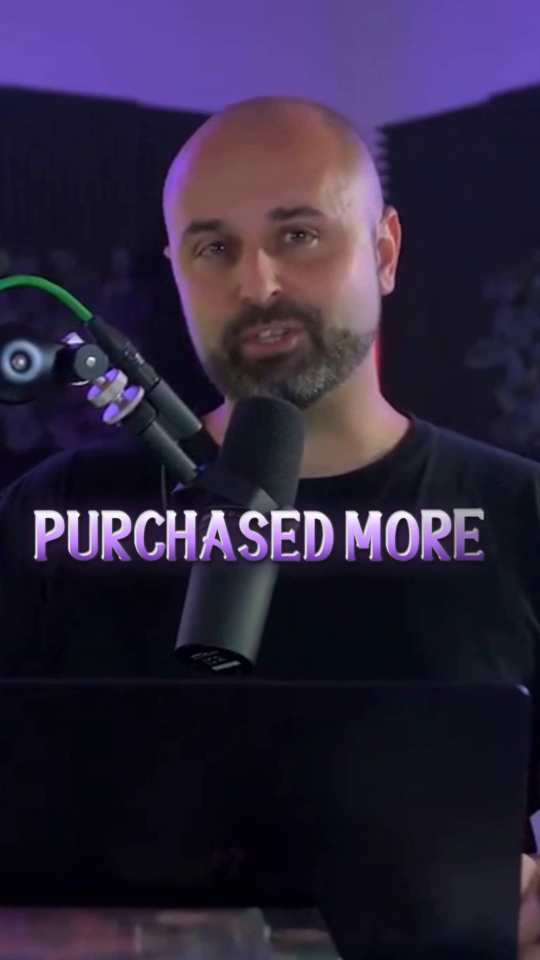
#> input picture scratch/r20b_frame_2.54s.png, 1080 x 1920 px, found by its file name (shown at 1/2 size); its folder holds only this picture in this run
$ python inspect_r20b.py
#> lines starting #> are read from the running program, lines starting #| are printed output that depends on the picture; after the words box and inside, x2 and y2 are one past the last pixel; in counts of white or black regions, pixels touching at a corner belong together
### mini_run_pipeline/policy_check.py
"""policy_check.py - Post-render conformance checker for Mini Runs pipeline.

Validates safe-region bounds, line-count / tall-stack contract, single-contact shadow,
hero-only glow budget, and look policy (teal intensity cap <= 0.70 & pixel A/B acceptance).
Emits policyReport into the final receipt.
"""
from __future__ import annotations

import re
import shutil
import subprocess
import time
from pathlib import Path
from typing import Any, Dict, List, Optional, Sequence, Tuple

from mini_run_pipeline.typography import estimate_layer_width_px
from mini_run_pipeline.pipeline import resolve_chunk_zone

DEFAULT_INSPECTION_TIMESTAMPS: Tuple[float, ...] = (1.8, 4.6, 8.6, 15.0, 22.5, 28.0)
MAX_SAFE_WIDTH_PX: float = 820.0
MAX_HERO_GLOW_ALPHA: float = 0.35
MAX_TEAL_LOOK_INTENSITY: float = 0.70
VERTICAL_TALL_PRESETS = frozenset({
    "canva_tall_glyph_stack",
    "vertical_glyph_tower",
    "stacked_vertical_subword_drop",
})


# [36 lines left out: function extract_manifest_layers, not called in this run]


SAFE_MARGIN_X_PX: float = 130.0
SAFE_MARGIN_Y_PX: float = 160.0
CANVAS_WIDTH_PX: int = 1080
CANVAS_HEIGHT_PX: int = 1920


def measure_frame_text_pixel_bounds(
    frame_path_or_rgb: Any,
    safe_margin_x: float = SAFE_MARGIN_X_PX,
    safe_margin_y: float = SAFE_MARGIN_Y_PX,
    width: int = CANVAS_WIDTH_PX,
    expected_y_center: Optional[float] = None,
    expected_x_center: Optional[float] = None,
) -> Dict[str, Any]:
    """Measure actual pixel bounding box and safe-margin edge bleed from rendered frame."""
#> called with frame_path_or_rgb = 'scratch/r20b_frame_2.54s.png', safe_margin_x = 130, safe_margin_y = 160, width = 1080
    try:
        import numpy as np
        from PIL import Image
    except ImportError:
        return {"status": "skipped", "reason": "numpy_or_pillow_unavailable", "detected": False}

    if isinstance(frame_path_or_rgb, (str, Path)):
        p = Path(frame_path_or_rgb)
        if not p.exists():
            return {"status": "skipped", "reason": f"file_not_found: {p}", "detected": False}
        try:
            img = Image.open(p).convert("RGB")
#> img is the input picture: PIL image 1080x1920 RGB; mean R, G, B 45.9, 37, 60.3
            arr = np.array(img)
        except Exception as err:
            return {"status": "skipped", "reason": f"image_load_failed: {err}", "detected": False}
    elif isinstance(frame_path_or_rgb, np.ndarray):
        arr = frame_path_or_rgb
    else:
        return {"status": "skipped", "reason": "invalid_frame_data", "detected": False}

    h, w = arr.shape[:2]
#> h = 1920; w = 1080
    # Restrict vertical search zone: if expected_y_center is provided, focus on that text region
    if expected_y_center is not None:
        y_start = max(50, int(expected_y_center - 220))
        y_end = min(h - 50, int(expected_y_center + 220))
    else:
        # Default scan zone: lower caption region only (y > 52% of frame height).
        # Caption text in 9:16 portrait (1080x1920) is always placed in the lower half.
        # Starting at y=500 incorrectly captures the lower edge of the subject matte
        # silhouette (yuv420p, no alpha) which occupies the upper body region ~y=150-600.
        # Raising to y=1000 (52% of 1920) keeps all matte-body pixels out of the scan.
        y_start = min(h - 50, 1000)
#> y_start = 1000
        y_end = min(h, 1850)
#> y_end = 1850
    sub = arr[y_start:y_end, :]
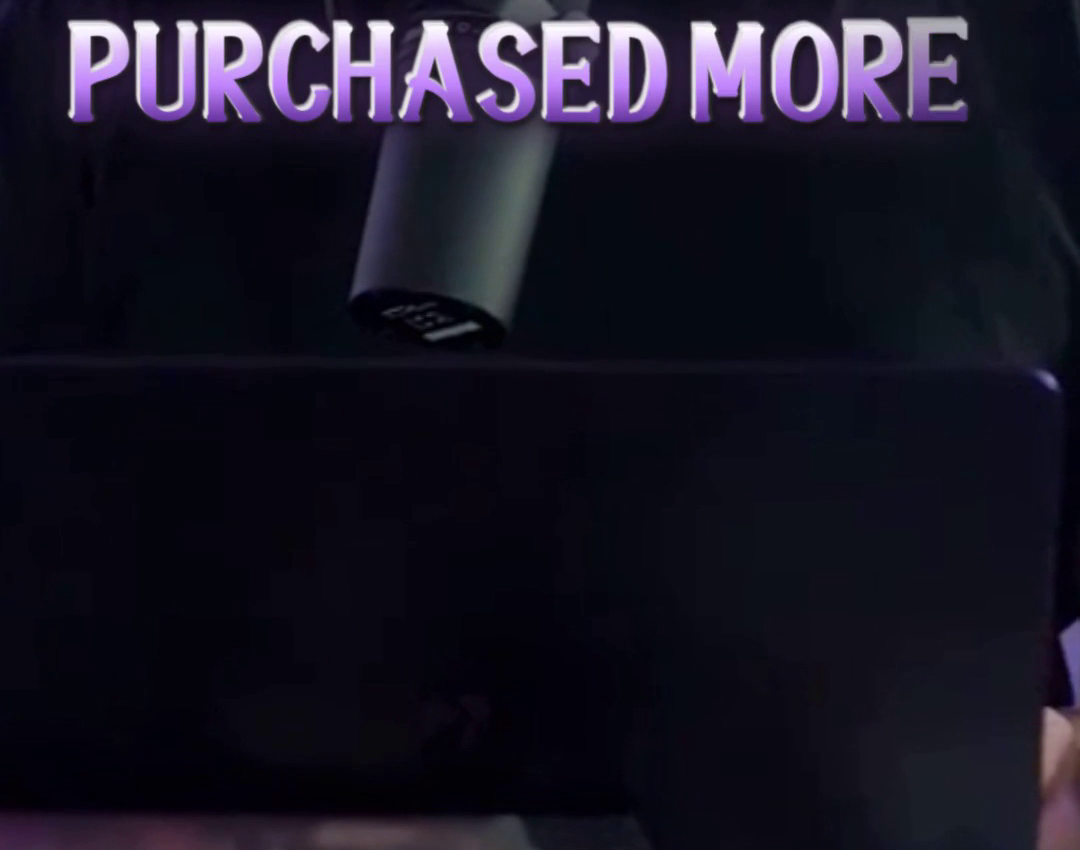
#> sub: shape (850, 1080, 3); mean R, G, B 24.3, 21.7, 35.5

    r = sub[:, :, 0].astype(float)
    g = sub[:, :, 1].astype(float)
    b = sub[:, :, 2].astype(float)
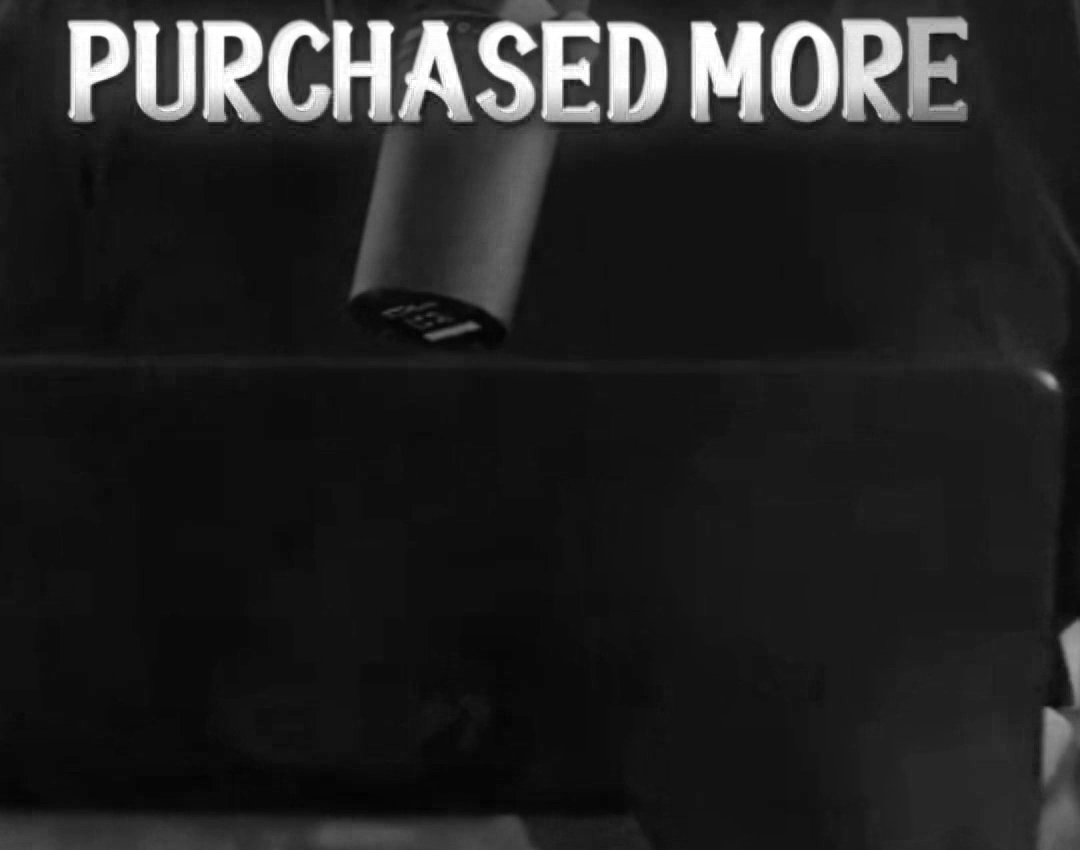
#> b: shape (850, 1080) float64; min 2, max 255, mean 35.5
    lum = 0.299 * r + 0.587 * g + 0.114 * b

    # Text glyph mask: adaptive to background canvas polarity (paper/editorial light vs obsidian dark)
    # Excludes low-luminance skin tones and dark studio reflections
    med_lum = float(np.median(lum)) if lum.size > 0 else 0.0
#> med_lum = 10.14
    cyan_text = (b > 130) & (g > 130) & (r < 110)
#> cyan_text: shape (850, 1080) bool; every value is 0
    warm_text = (r > 175) & (g > 130) & (b < 80)
    if med_lum > 140.0:
        # High-key / paper / editorial canvas: text glyphs are dark contrast strokes against light paper
        dark_text = lum < (med_lum - 50.0)
        mask = dark_text | cyan_text | warm_text
    else:
        # Low-key / obsidian canvas: text glyphs are bright or vibrant colored strokes.
        # Exclude human skin chromaticity (e.g. gesturing hands, fingers) where r > g > b, (r - b) > 30, lum < 210.
        is_skin = (r > g) & (g > b) & ((r - b) > 30) & ((r - g) > 15) & (lum < 210.0)
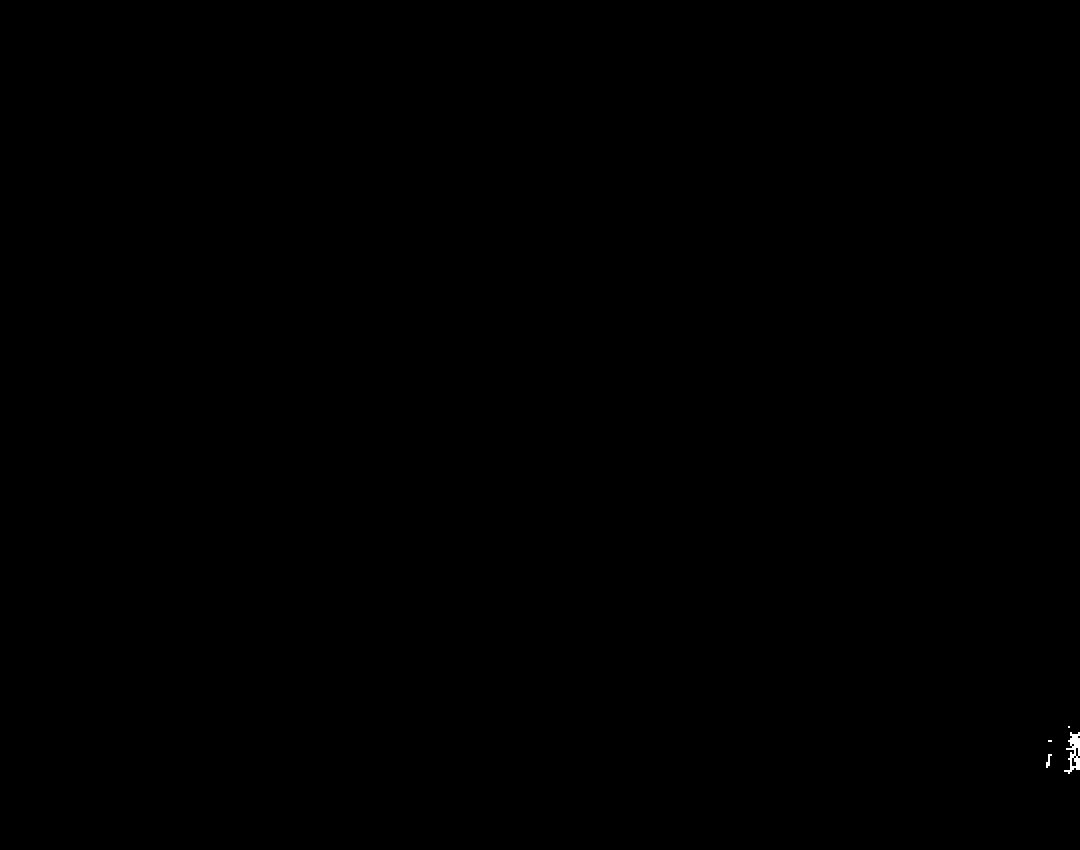
#> is_skin: shape (850, 1080) bool; 0.04% white; 4 white regions (2 under 20 px), largest, box (x1, y1, x2, y2) and area: (1064, 732, 1080, 774) 324, (1046, 754, 1052, 768) 40
        bright_text = (lum > 160.0) & (~is_skin)
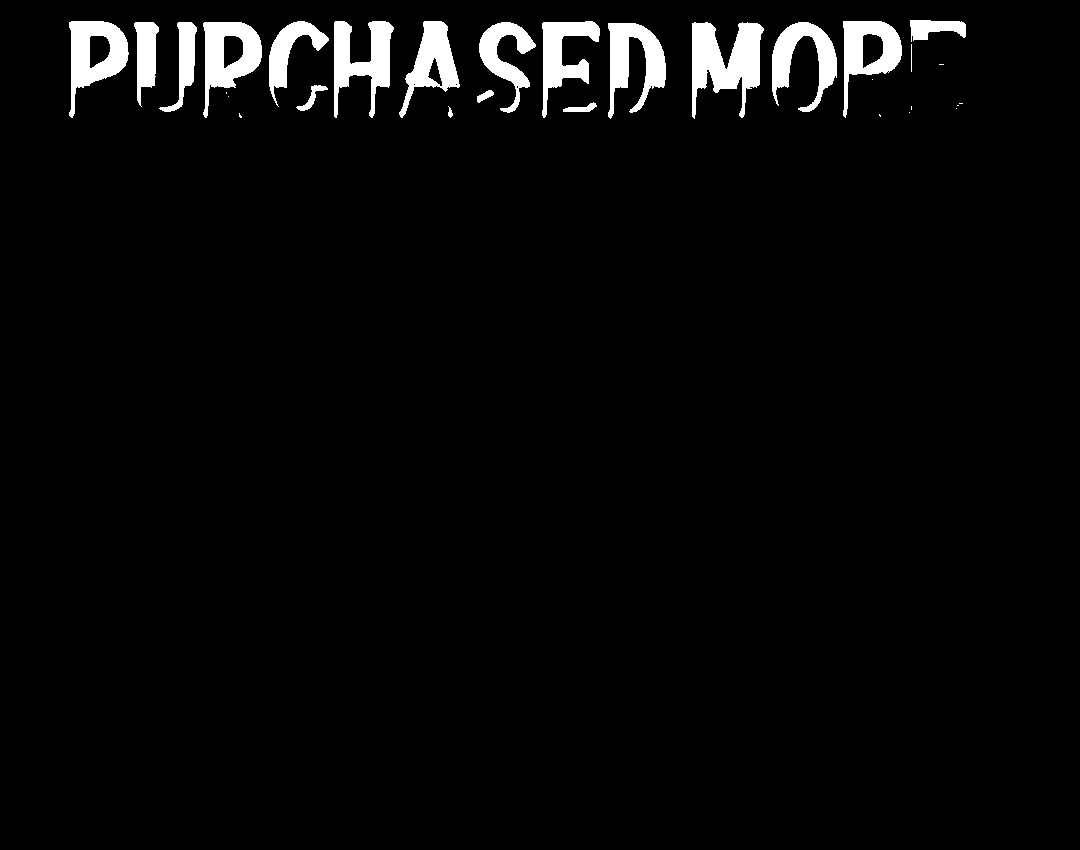
#> bright_text: shape (850, 1080) bool; 3.6% white; 30 white regions (11 under 20 px), largest, box (x1, y1, x2, y2) and area: (692, 22, 764, 119) 3943, (334, 21, 394, 118) 2883, (69, 21, 129, 118) 2829
        mask = bright_text | cyan_text | warm_text


    col_counts = np.sum(mask, axis=0)
#> col_counts = 1080 values, max 97 at index 71, min 0 at index 0, mean 30.3
    active_cols = np.where(col_counts >= 8)[0]
#> active_cols = 750 values from 69 to 965
    if len(active_cols) == 0:
        return {
            "status": "passed",
            "detected": False,
            "edgeBleed": False,
            "bleedSide": "none",
            "leftClearancePx": float(w),
            "rightClearancePx": float(w),
            "bbox": None,
        }

    splits = np.where(np.diff(active_cols) > 48)[0]
#> splits = empty array
    segments = np.split(active_cols, splits + 1)
#> segments = 1 item
    valid_segs = [s for s in segments if (s.max() - s.min() >= 40 and np.sum(col_counts[s]) >= 250)]
#> valid_segs = 1 item
    if not valid_segs:
        return {
            "status": "passed",
            "detected": False,
            "edgeBleed": False,
            "bleedSide": "none",
            "leftClearancePx": float(w),
            "rightClearancePx": float(w),
            "bbox": None,
        }
    if expected_x_center is not None:
        best_seg = min(valid_segs, key=lambda s: abs((s.min() + s.max()) / 2.0 - expected_x_center))
    else:
        best_seg = max(valid_segs, key=lambda s: np.sum(col_counts[s]))
#> best_seg = 750 values from 69 to 965
    x_min = int(best_seg.min())
#> x_min = 69
    x_max = int(best_seg.max())
#> x_max = 965

    sub_col = mask[:, x_min : x_max + 1]
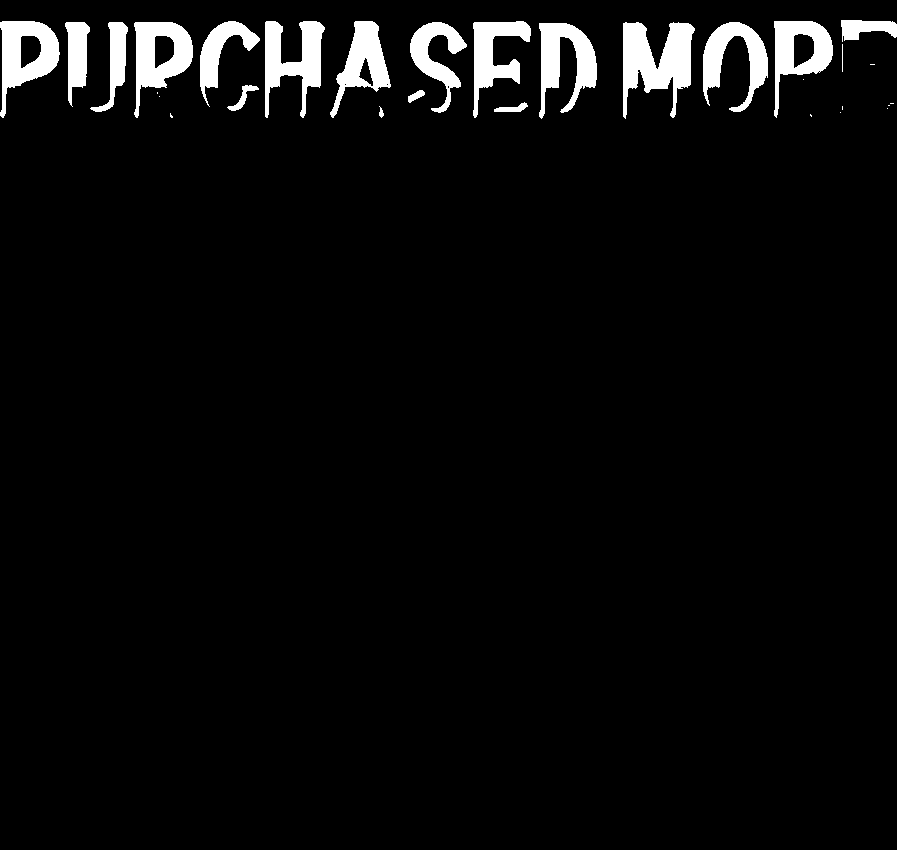
#> sub_col: shape (850, 897) bool; 4.3% white; 30 white regions (11 under 20 px), largest, box (x1, y1, x2, y2) and area: (623, 22, 695, 119) 3943, (265, 21, 325, 118) 2883, (0, 21, 60, 118) 2829
    row_counts = np.sum(sub_col, axis=1)
#> row_counts = 850 values, max 576 at index 30, min 0 at index 0, mean 38.5
    active_rows = np.where(row_counts > 2)[0]
#> active_rows = 98 values from 20 to 117
    y_min = int(active_rows.min() + y_start) if len(active_rows) > 0 else y_start
#> y_min = 1020
    y_max = int(active_rows.max() + y_start) if len(active_rows) > 0 else y_end
#> y_max = 1117

    # Guard: reject detections whose vertical span exceeds caption text bounds.
    # Caption text (even 3 stacked lines at large font) measures <= 180px tall.
    # A foreground matte silhouette (yuv420p, no alpha channel) renders as an opaque
    # block and will measure 300-500px tall — misidentified as edge-bleeding text.
    # Threshold 200px leaves headroom above the tallest legitimate caption stack.
    detected_height = y_max - y_min
#> detected_height = 97
    if detected_height > 200:
        return {
            "status": "passed",
            "detected": False,
            "edgeBleed": False,
            "bleedSide": "none",
            "leftClearancePx": float(w),
            "rightClearancePx": float(w),
            "bbox": None,
            "note": f"detection_rejected_as_non_text: height={detected_height}px exceeds 200px caption cap",
        }

    left_c = float(x_min)
#> left_c = 69
    right_c = float(w - x_max)
#> right_c = 115
    has_left_bleed = left_c < (safe_margin_x - 1.0)
#> has_left_bleed = True
    has_right_bleed = right_c < (safe_margin_x - 1.0)
#> has_right_bleed = True
    edge_bleed = has_left_bleed or has_right_bleed
#> edge_bleed = True
    bleed_side = "both" if (has_left_bleed and has_right_bleed) else ("left" if has_left_bleed else ("right" if has_right_bleed else "none"))
#> bleed_side = 'both'

    return {
        "status": "passed" if not edge_bleed else "failed",
        "detected": True,
        "bbox": {
            "xMin": x_min,
            "xMax": x_max,
            "yMin": y_min,
            "yMax": y_max,
            "width": x_max - x_min,
            "height": y_max - y_min,
        },
        "leftClearancePx": left_c,
        "rightClearancePx": right_c,
        "edgeBleed": edge_bleed,
        "bleedSide": bleed_side,
    }


# [759 lines left out: functions validate_safe_region_bounds, validate_safe_region_bounds_with_frames, measure_pixel_row_projection_lines, validate_line_count_and_wrap, validate_head_occlusion, validate_cranial_halo_guard and 1 more, not called in this run]


MIN_VISIBILITY_CONTRAST_DELTA: float = 3.5


# [566 lines left out: functions validate_text_visibility_contrast, validate_shadow_glow_budget, compute_pixel_ab_metrics, validate_look_conformance, extract_conformance_frames, run_post_render_conformance_check, not called in this run]


run_conformance_check = run_post_render_conformance_check

### scratch/inspect_r20b.py
import sys
sys.path.insert(0, '.')
import cv2
import numpy as np
from mini_run_pipeline.policy_check import measure_frame_text_pixel_bounds

for t in [2.54, 22.01]:
    frame_path = f'scratch/r20b_frame_{t:.2f}s.png'
    res = measure_frame_text_pixel_bounds(frame_path)
#> res = 7 items
    print(f"--- Frame at {t}s ---")
    print(res)
#> (printed output is left out)

    # Let's inspect the bounding box area
    img = cv2.imread(frame_path)
#> img: shape (1920, 1080, 3)
    bbox = res.get('bbox')
#> bbox = {'xMin': 69, 'xMax': 965, 'yMin': 1020, 'yMax': 1117, 'width': 896, 'height': 97}
    if bbox:
        crop = img[bbox['yMin']:bbox['yMax'], bbox['xMin']:bbox['xMax']]
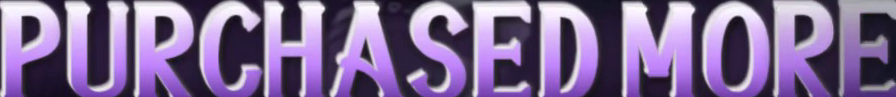
#> crop: shape (97, 896, 3); mean B, G, R 149.3, 106.9, 127.9
        cv2.imwrite(f'scratch/r20b_crop_{t:.2f}s.png', crop)
        print(f"Crop saved to scratch/r20b_crop_{t:.2f}s.png (shape={crop.shape})")
#| Crop saved to scratch/r20b_crop_2.54s.png (shape=(97, 896, 3))
